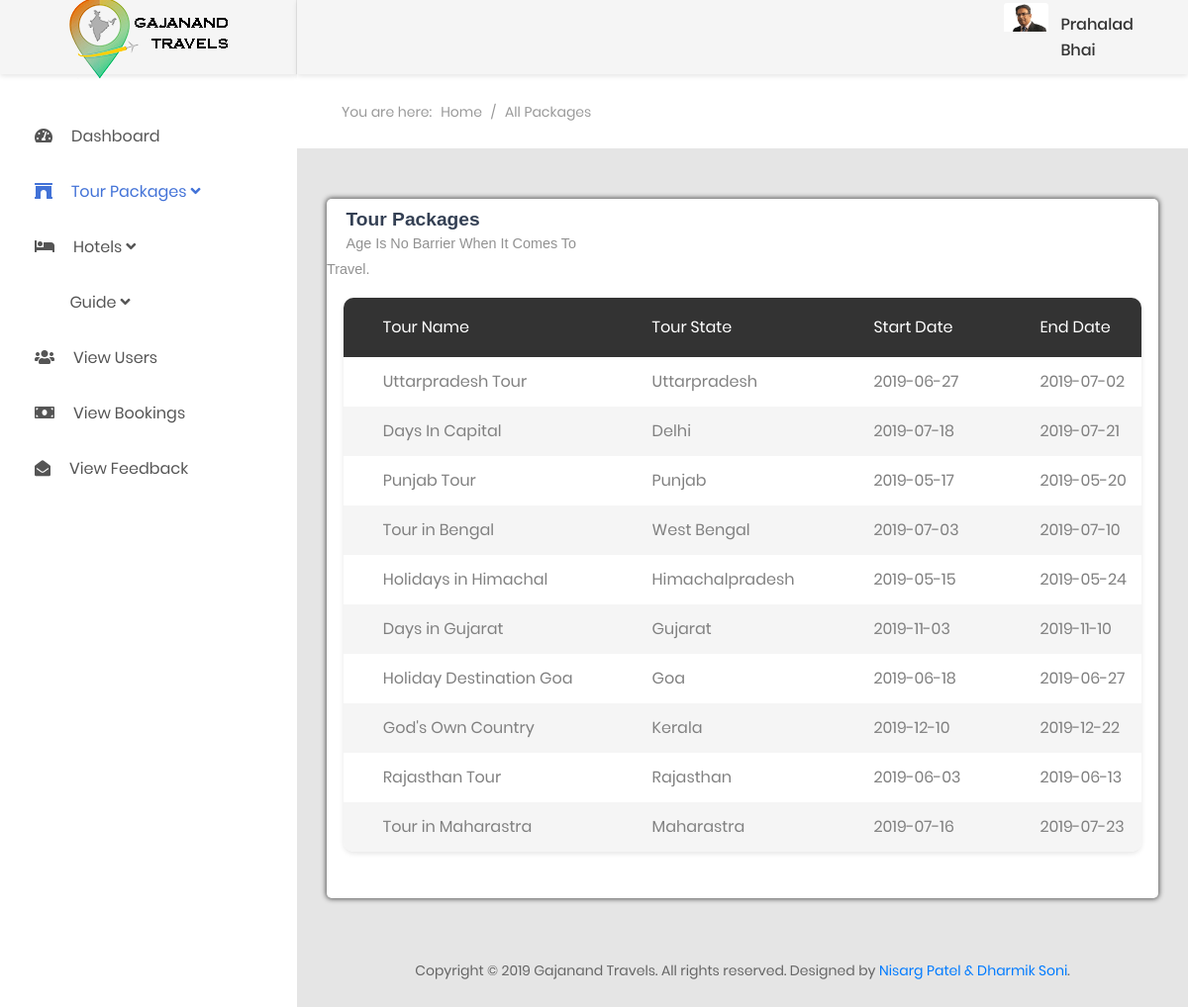
/admin/all_packages.php, run on the app's committed database.
### tables this page shows
CREATE TABLE IF NOT EXISTS `package_info` (
  `Package_Id` int(3) NOT NULL AUTO_INCREMENT,
  `Package_Name` varchar(50) NOT NULL,
  `State` varchar(30) NOT NULL,
  `City` varchar(30) NOT NULL,
  `Detail_Id` int(3) NOT NULL,
  PRIMARY KEY (`Package_Id`),
  KEY `Detail_Id` (`Detail_Id`)
);

CREATE TABLE IF NOT EXISTS `package_detail` (
  `Id` int(3) NOT NULL AUTO_INCREMENT,
  `Start` date NOT NULL,
  `End` date NOT NULL,
  `Duration` varchar(20) NOT NULL,
  `Price` int(10) NOT NULL,
  `Detail` text NOT NULL,
  `State` varchar(20) NOT NULL,
  `Map` varchar(255) NOT NULL,
  KEY `Id` (`Id`),
  KEY `Id_2` (`Id`)
);

### admin/package_table.php (called while the page is built, shortened)
<?php
include('../includes/config.php');
$package_info = "SELECT pi.Package_Id, pi.Package_Name,pi.State,pd.Start,pd.End,pd.Price,( SELECT Image from package_image where Package_Id = pi.Package_Id   limit 1 ) as Image FROM package_info pi
          JOIN package_detail pd ON pd.Id = pi.Detail_Id
          ";
$package_info_rs = mysqli_query($con,$package_info);
?>

### admin/all_packages.php (the view, shortened to what this page needs)
<?php
    include('package_table.php');
 ?>
<!DOCTYPE html>
<html lang="en">
<head>
    <link href="css/font-face.css" rel="stylesheet" media="all">
    <link href="vendor/font-awesome-4.7/css/font-awesome.min.css" rel="stylesheet" media="all">
    <link href="vendor/font-awesome-5/css/fontawesome-all.min.css" rel="stylesheet" media="all">
    <link href="vendor/mdi-font/css/material-design-iconic-font.min.css" rel="stylesheet" media="all">
    <link href="vendor/bootstrap-4.1/bootstrap.min.css" rel="stylesheet" media="all">
    <link href="vendor/animsition/animsition.min.css" rel="stylesheet" media="all">
    <link href="vendor/bootstrap-progressbar/bootstrap-progressbar-3.3.4.min.css" rel="stylesheet" media="all">
    <link href="vendor/wow/animate.css" rel="stylesheet" media="all">
    <link href="vendor/css-hamburgers/hamburgers.min.css" rel="stylesheet" media="all">
    <link href="vendor/slick/slick.css" rel="stylesheet" media="all">
    <link href="vendor/select2/select2.min.css" rel="stylesheet" media="all">
    <link href="vendor/perfect-scrollbar/perfect-scrollbar.css" rel="stylesheet" media="all">
<link rel='stylesheet' href='https://use.fontawesome.com/releases/v5.7.0/css/all.css'>
    <link rel="stylesheet" href="https://cdnjs.cloudflare.com/ajax/libs/font-awesome/4.7.0/css/font-awesome.min.css">
    <link href="css/theme.css" rel="stylesheet" media="all">
    <link href="css/my1.css" rel="stylesheet" media="all">
</head>
<body class="animsition">
    <div class="page-wrapper">
        <aside class="menu-sidebar d-none d-lg-block">
            <div class="logo">
                <a href="#">
                    <img src="../Logo/nisFinal.png" alt="Cool Admin"  />
                </a>
            </div>
            <div class="menu-sidebar__content js-scrollbar1">
                <nav class="navbar-sidebar">
                    <ul class="list-unstyled navbar__list">
                         <li class=" has-sub">
                            <a href="home.php">
                                <i class="fas fa-tachometer-alt"></i>Dashboard
                            </a>
                        </li>
                        <li class="active">
                            <a class="js-arrow" href="#">
                                <i class="fas fa-archway"></i>Tour Packages
                                <span class="arrow">
                                    <i class="fas fa-angle-down"></i>
                                </span>
                            </a>
                        </li>
                        <li class="has-sub">
                            <a class="js-arrow" href="#">
                                <i class="fas fa-hotel"></i>Hotels
                                <span class="arrow">
                                    <i class="fas fa-angle-down"></i>
                                </span>
                            </a>
                        </li>
                        <li class="has-sub">
                            <a class="js-arrow" href="#">
                                <i class="zmdi zmdi-face"></i> Guide
                                <span class="arrow">
                                    <i class="fas fa-angle-down"></i>
                                </span>
                            </a>
                        </li>
                        <li class="has-sub">
                            <a href="all_users.php">
                                <i class="fas fa-users"></i>View Users
                            </a>
                        </li>
                        <li class="has-sub">
                            <a href="view_bookings.php">
                                <i class="fas fa-money"></i>View Bookings
                            </a>
                        </li>
                        <li class="has-sub">
                            <a href="view_feedback.php">
                                <i class="fa fa-envelope-open"></i>View Feedback
                            </a>
                        </li>
                    </ul>
                </nav>
            </div>
        </aside>
        <div class="page-container">
            <header class="header-desktop">
                <div class="section__content section__content--p30">
                    <div class="container-fluid">
                        <div class="header-wrap">
                            <div class="header-button">
                                           <div class="account-wrap" >
                                    <div class="account-item clearfix js-item-menu">
                                        <div class="image">
                                            <img src="images/admin.jpg" alt="Admin"  />
                                        </div>
                                        <div class="content">
                                            <a class="js-acc-btn" href="#">Prahalad Bhai</a>
                                        </div>
                                    </div>
                                </div>
                            </div>
                        </div>
                    </div>
                </div>
            </header>
            <section class="au-breadcrumb m-t-75">
                <div class="section__content section__content--p30">
                    <div class="container-fluid">
                        <div class="row">
                            <div class="col-md-12">
                                <div class="au-breadcrumb-content">
                                    <div class="au-breadcrumb-left">
                                        <span class="au-breadcrumb-span">You are here:</span>
                                        <ul class="list-unstyled list-inline au-breadcrumb__list">
                                            <li class="list-inline-item active">
                                                <a href="home.php">Home</a>
                                            </li>
                                            <li class="list-inline-item seprate">
                                                <span>/</span>
                                            </li>
                                            <li class="list-inline-item">All Packages</li>
                                        </ul>
                                    </div>
                                </div>
                            </div>
                        </div>
                    </div>
                </div>
            </section>
            <div class="main-content">
                <div class="section__content section__content--p30">
                    <div class="container-fluid">
                        <div class="row rrow" style="margin-top: -8%;">
                            <div class="two-box-text">
                        <h4 class="two-box-title">
                            Tour Packages
                        </h4>
                        <span class="two-box-desc">
                            Age is no barrier when it comes to travel.
                        </span>
                    </div>
                            <div class="col-lg-18" style="width: 100%; padding: 2%;">
                                <div class="table-responsive table--no-card m-b-30">
                                    <table class="table table-borderless table-striped table-earning">
                                        <thead>
                                            <tr>
                                              <th scope="col">Tour Name</th>
                                              <th scope="col">Tour State</th>
                                              <th scope="col">Start Date</th>
                                              <th scope="col">End Date</th>
                                            </tr>
                                        </thead>
                                        <tbody>
                                    <?php
                                        while($package_info_data = mysqli_fetch_array($package_info_rs)){
                                    ?>
                                           <tr>
                                    <td><?php echo $package_info_data['Package_Name'];?></td>
                                 <td><?php echo $package_info_data['State'];?></td>
                                 <td><?php echo $package_info_data['Start'];?></td>
                              <td>  <?php echo $package_info_data['End'];?>  </td>
                            </tr>
                                <?php
                                }
                                ?>
                                        </tbody>
                                    </table>
                                </div>
                            </div>
                        </div>
                        <div class="row">
                            <div class="col-md-12">
                                <div class="copyright">
                                    <p>Copyright © 2019 Gajanand Travels. All rights reserved. Designed by <a href="#">Nisarg Patel & Dharmik Soni</a>.</p>
                                </div>
                            </div>
                        </div>
                    </div>
                </div>
            </div>
        </div>
    </div>
</body>
</html>

### admin/css/my1.css (style rules this page uses)
.rrow { background-color: #fff; margin-bottom:5%; box-shadow:0px 0px 5px 1px #555; border-radius:5px; }
.two-box-title { font-size: 1.2rem; font-weight: 700; color: #344054; font-family: 'Quicksand', sans-serif; text-transform: capitalize; padding-left: 7%; padding-top: 3%; }
.two-box-desc { font-size: .9rem; font-weight: 500; color: #929292; font-family: 'Quicksand', sans-serif; text-transform: capitalize; padding-left: 7%; width:auto; }

### data on the page
package_info: Package_Name "Uttarpradesh Tour", State "Uttarpradesh", Detail_Id.Start "2019-06-27", Detail_Id.End "2019-07-02"
package_info: Package_Name "Days In Capital", State "Delhi", Detail_Id.Start "2019-07-18", Detail_Id.End "2019-07-21"
package_info: Package_Name "Punjab Tour", State "Punjab", Detail_Id.Start "2019-05-17", Detail_Id.End "2019-05-20"
package_info: Package_Name "Tour in Bengal", State "West Bengal", Detail_Id.Start "2019-07-03", Detail_Id.End "2019-07-10"
package_info: Package_Name "Holidays in Himachal", State "Himachalpradesh", Detail_Id.Start "2019-05-15", Detail_Id.End "2019-05-24"
package_info: Package_Name "Days in Gujarat", State "Gujarat", Detail_Id.Start "2019-11-03", Detail_Id.End "2019-11-10"
package_info: Package_Name "Holiday Destination Goa", State "Goa", Detail_Id.Start "2019-06-18", Detail_Id.End "2019-06-27"
package_info: Package_Name "God's Own Country", State "Kerala", Detail_Id.Start "2019-12-10", Detail_Id.End "2019-12-22"
package_info: Package_Name "Rajasthan Tour", State "Rajasthan", Detail_Id.Start "2019-06-03", Detail_Id.End "2019-06-13"
package_info: Package_Name "Tour in Maharastra", State "Maharastra", Detail_Id.Start "2019-07-16", Detail_Id.End "2019-07-23"
